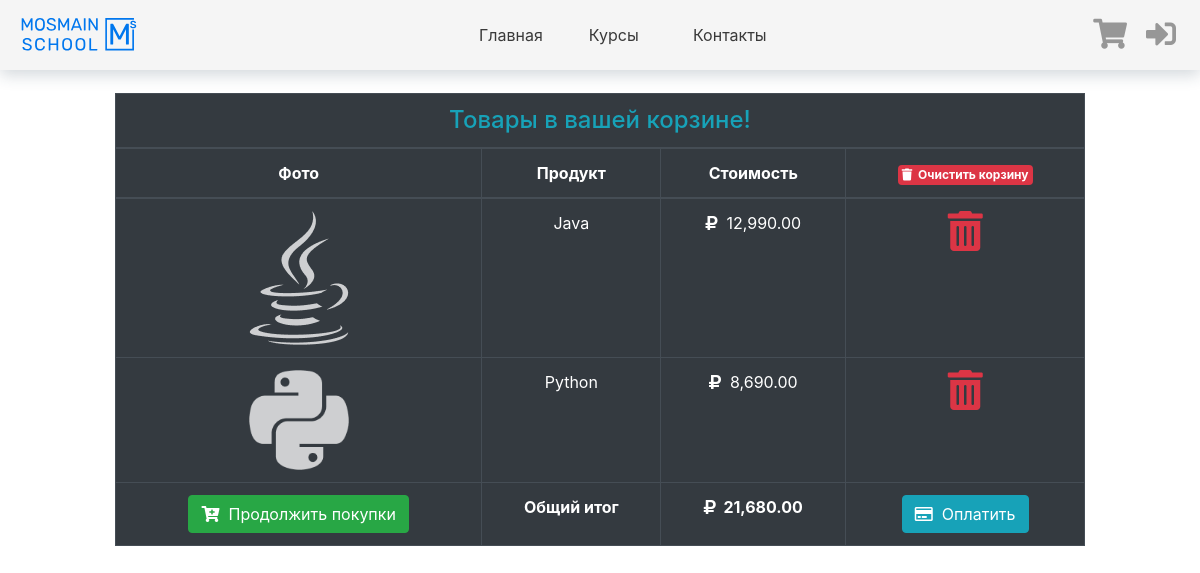
Page /cart.php on the earlier database version.
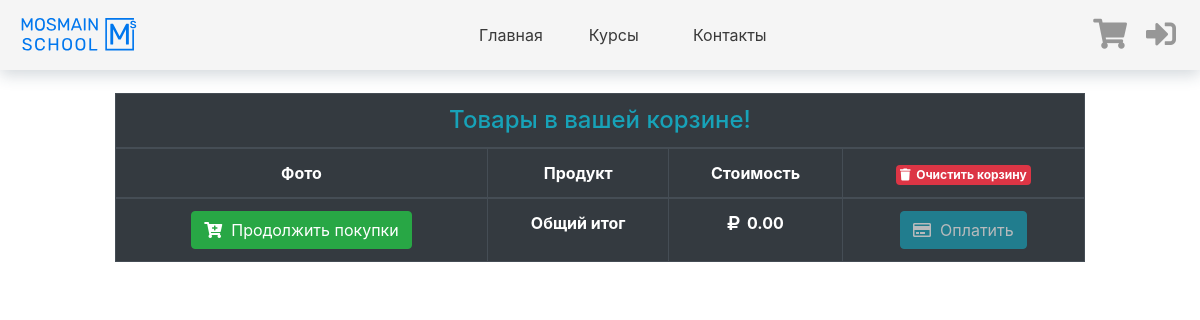
Same page on the later database version.
### tables this page shows
CREATE TABLE `cart` (
  `id` int(11) NOT NULL,
  `product_name` varchar(100) NOT NULL,
  `product_price` int(11) NOT NULL,
  `product_image` varchar(255) NOT NULL,
  `qty` int(10) NOT NULL,
  `total_price` varchar(100) NOT NULL,
  `product_code` varchar(10) NOT NULL
);

### cart.php (the view, shortened to what this page needs)
<?php
require 'assets/include/headerCart.php'
?>
<div class="container-fluid">
	<div class="row justify-content-center">
		<div class="col-lg-10">
			<div class="table-responsive mt-2">
				<table class="table table-bordered table-dark text-center">
					<thead>
						<tr>
							<td colspan="7">
								<h4 class="text-center text-info m-0">Товары в вашей корзине!</h4>
							</td>
						</tr>
						<tr>
							<th colspan="3">Фото</th>
							<th colspan="2">Продукт</th>
							<th>Стоимость</th>
							<th>
								<a href="action.php?clear=all" class="badge-danger badge p-1" onclick="return confirm('Вы уверены, что хотите очистить корзину?');"><i class="fas fa-trash"></i>&nbsp;&nbsp;Очистить корзину</a>
							</th>
						</tr>
					</thead>
					<tbody>
						<?php
							require 'config.php';
							$stmt = $conn->prepare('SELECT * FROM cart');
							$stmt->execute();
							$result = $stmt->get_result();
							$grand_total = 0;
							while ($row = $result->fetch_assoc()):
						?>
						<tr>
							<td colspan="3"><img src="<?=$row['product_image']?>" width="100"></td>
							<td colspan="2"><?=$row['product_name']?></td>
							<td><i class="fas fa-ruble-sign"></i>&nbsp;&nbsp;<?=number_format($row['total_price'],2);?></td>
							<td>
								<a href="action.php?remove=<?=$row['id']?>" class="text-danger lead" onclick="return confirm('Вы уверены, что хотите удалить данный товар из корзины?');"><i class="fas fa-trash-alt h1"></i></a>
							</td>
						</tr>
						<?php $grand_total+=$row['total_price']; ?>
						<?php endwhile;?>
						<tr>
							<td colspan="3">
								<a href="index.php" class="btn btn-success"><i class="fas fa-cart-plus"></i>&nbsp;&nbsp;Продолжить покупки</a>
							</td>
							<td colspan="2"><b>Общий итог</b></td>
							<td><b><i class="fas fa-ruble-sign"></i>&nbsp;&nbsp;<?=number_format($grand_total,2);?></b></td>
							<td>
								<a href="checkout.php" class="btn btn-info <?= ($grand_total > 1) ? '' : 'disabled' ?>"><i class="far fa-credit-card"></i>&nbsp;&nbsp;Оплатить</a>
							</td>
						</tr>
					</tbody>
				</table>
			</div>
		</div>
	</div>
</div>
</body>
</html>

Differences in the rows shown:
removed cart: product_image (picture), product_name "Java", total_price "12,990.00"
removed cart: product_image (picture), product_name "Python", total_price "8,690.00"
Other differences:
$grand_total: "21,680.00" → "0.00"
